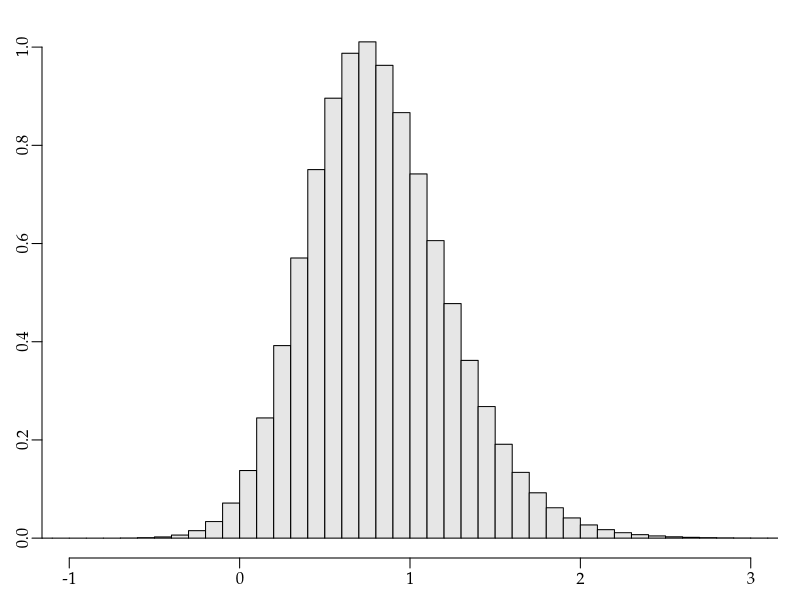

Recreate this plot in R. (Note: this script raises an error after producing the figure.)
args = commandArgs()
basename = sub(".R$", "", sub("^--file=(.*/)?", "", args[grep("^--file=", args)]))
if (length(basename) != 0)
    pdf(file=paste0(basename, "_tmp.pdf"), colormodel="gray", width=4, height=2.5)
par(family="Palatino")
par(mgp=c(1.5,0.5,0)) # title and axis margins. default: c(3,1,0)
par(mar=c(2,2,1,1)+0.1) # bottom, left, top, right margins. default: c(5,4,4,2)+0.1

rRR = function(n, a, b, c, d) {
  rbeta(n, a+0.5, b+0.5) / rbeta(n, c+0.5, d+0.5)
}
r = rRR(1e7, 12, 6, 5, 12)
hist(log(r), freq=FALSE, breaks=50, xlim=c(-1,3), col=gray(0.9),
     main="", xlab="", ylab="")

dev.off()
embedFonts(paste0(basename, "_tmp.pdf"), outfile=paste0(basename, ".pdf"),
           options="-c \"<</NeverEmbed []>> setdistillerparams\" -f ")
